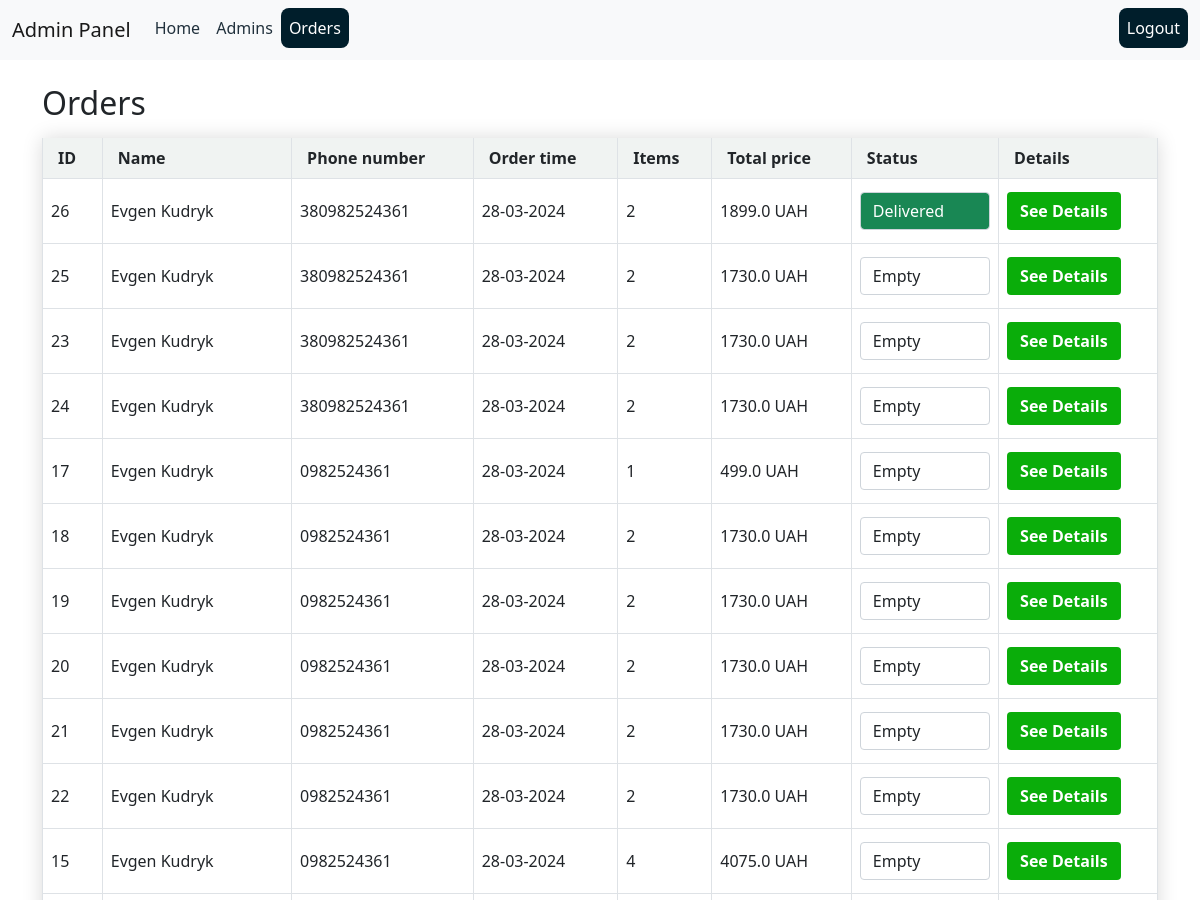
The page /admin/orders (signed in, upper part) on the database as committed earlier.
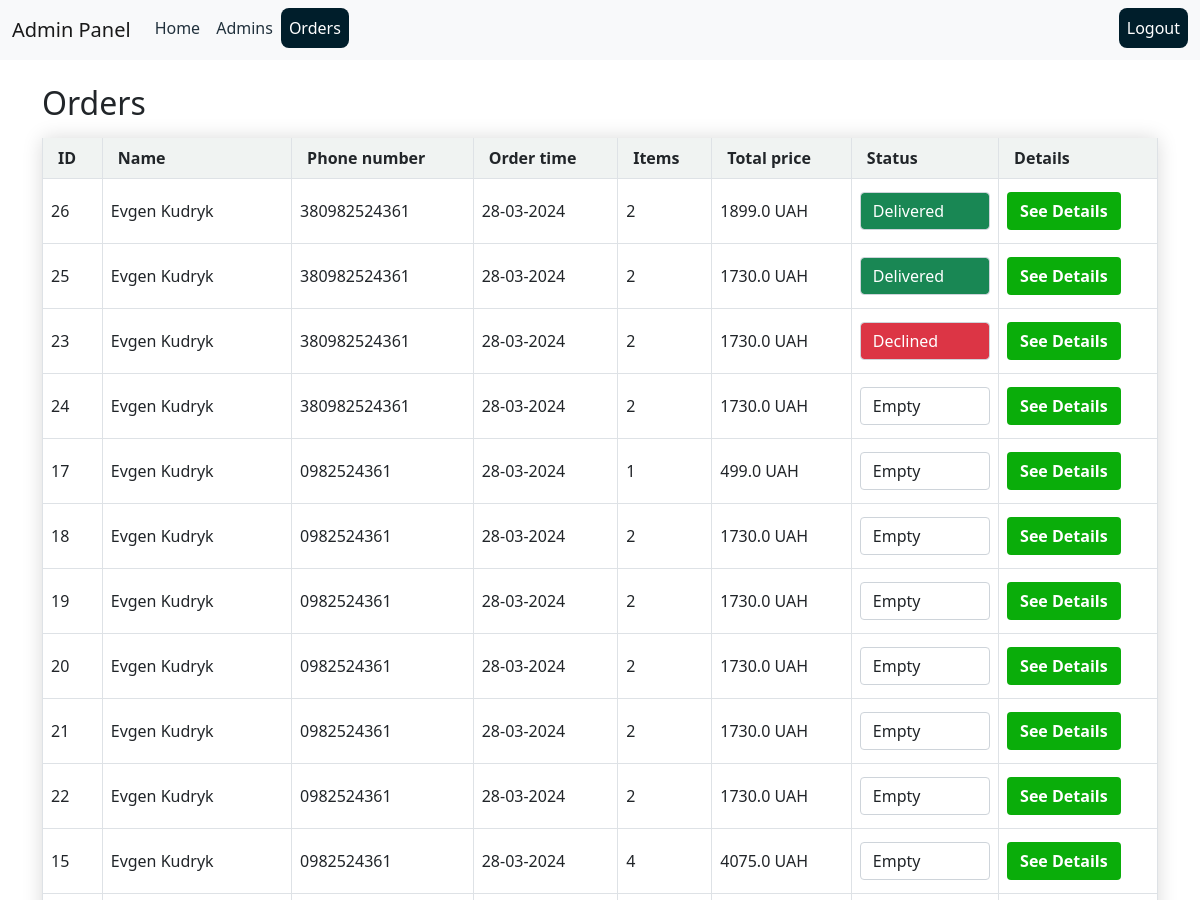
The same page on the database as committed later.
### backend/orders/models.py (models this page shows, shortened)
class Orders(db.Model):
    id = db.Column(db.Integer, primary_key=True)
    name = db.Column(db.String(100), nullable=False)
    email = db.Column(db.String(100), nullable=False)
    phone_number = db.Column(db.String(100), nullable=False)
    street = db.Column(db.String(255), nullable=False)
    house_number = db.Column(db.String(100), nullable=False)
    entrance_number = db.Column(db.String(100), nullable=False)
    comment = db.Column(db.String(255), nullable=False)
    total_price = db.Column(db.Float, nullable=False)
    order_time = db.Column(db.DateTime, nullable=False, default=datetime.utcnow())
    products = db.relationship('Products', secondary=orders_products, backref='orders', lazy=True)
    status = db.Column(db.String(100), nullable=True)
    user_id = db.Column(db.Integer, db.ForeignKey('user.id'), nullable=True)
    @staticmethod
    def get_all_orders():
        return Orders.query.order_by(Orders.order_time.desc()).all()
    @staticmethod
    def get_all_orders_products_data():
        order_quantities_dict = defaultdict(list)
        for order in Orders.get_all_orders():
            for product in order.products:
                quantity = db.session.query(orders_products.c.quantity).filter_by(order_id=order.id,
                                                                                  product_id=product.id).scalar()
                order_quantities_dict[order.id].append(quantity)
        return order_quantities_dict

class CreateOrder(Orders):
    def __init__(self, request_data):
        super().__init__()
        self.request_data = request_data
        self.product_dict = None
        self.new_order = None

### backend/admin/views.py (the view)
@admin.route('/orders', methods=['GET', 'POST'])
@only_admin_access
def orders():
    all_orders = Orders.get_all_orders()
    get_all_orders_products_data = Orders.get_all_orders_products_data()
    return render_template('orders.html', orders=all_orders,
                           order_quantities_dict=get_all_orders_products_data)

### backend/admin/views.py (called while the page is built)
def only_admin_access(func):
    @wraps(func)
    def wrapper(*args, **kwargs):
        try:
            if current_user.is_active and uuid.UUID(str(current_user.id)):
                return func(*args, **kwargs)
        except ValueError:
            return redirect(url_for('public.home'))
    return wrapper

### backend/public/views.py (called while the page is built)
@login_manager.user_loader
def load_user(user_id):
    try:
        if uuid.UUID(str(user_id)):
            return Admin.query.get(user_id)
    except ValueError:
        return User.query.get(user_id)

def set_categories():
    if 'categories' not in g:
        g.categories = Categories.query.all()

### backend/templates/admin/orders.html (shortened to what this page needs)
<!DOCTYPE html>
<html lang="en">
<head>
    <link href="https://cdn.jsdelivr.net/npm/bootstrap@5.0.2/dist/css/bootstrap.min.css" rel="stylesheet"
>
    <link rel="stylesheet" href="https://cdnjs.cloudflare.com/ajax/libs/font-awesome/6.0.0-beta3/css/all.min.css">
    <link rel="stylesheet" href="{{ url_for('static', filename='style.css') }}">
    <link rel="stylesheet" href="https://cdn.jsdelivr.net/npm/@fortawesome/fontawesome-free@6.4.2/css/fontawesome.min.css"
>
</head>
<body>
<nav class="navbar navbar-expand-lg navbar-light bg-light">
    <div class="container-fluid">
        <a class="navbar-brand" href="#">Admin Panel</a>
        <div class="collapse navbar-collapse" id="navbarNav">
            <ul class="navbar-nav">
                <li class="nav-item">
                    <a class="nav-link" aria-current="page" href="{{ url_for('admin.home') }}">Home</a>
                </li>
                <li class="nav-item">
                    <a class="nav-link" href="{{ url_for('admin.add_admin') }}">Admins</a>
                </li>
                <li class="nav-item">
                    <a class="nav-link active" href="{{ url_for('admin.orders') }}">Orders</a>
                </li>
            </ul>
        </div>
        <ul class="navbar-nav">
            <li class="nav-item">
                <a class="nav-link active" aria-current="page" href="{{ url_for('user.logout') }}">Logout</a>
            </li>
        </ul>
    </div>
</nav>
<main>
    <div class="container">
         <h2 class="mt-4 mb-3">Orders</h2>
        <table class="table table-bordered">
            <thead>
                <tr>
                    <th>ID</th>
                    <th>Name</th>
                    <th>Phone number</th>
                    <th>Order time</th>
                    <th>Items</th>
                    <th>Total price</th>
                    <th>Status</th>
                    <th>Details</th>
                </tr>
            </thead>
            <tbody>
                {% for order in orders %}
                    <tr>
                        <td>{{ order.id }}</td>
                        <td>{{ order.name }}</td>
                        <td>{{ order.phone_number }}</td>
                        <td>{{ order.order_time.strftime('%d-%m-%Y') }}</td>
                        <td>{{ order.products|length }}</td>
                        <td>{{ order.total_price }} UAH</td>
                        <td>
                            <select class="form-control status-select {% if order.status == 'in_process' %}bg-primary text-white{% elif order.status == 'delivered' %}bg-success text-white{% elif order.status == 'declined' %}bg-danger text-white{% endif %}" data-order-id="{{ order.id }}">
                                <option value="empty" class="text-dark bg-light"  {% if order.status == "empty" %} selected {% endif %}>Empty</option>
                                <option value="delivered" class="text-dark bg-light"  {% if order.status == "delivered" %} selected {% endif %}>Delivered</option>
                                <option value="declined" class="text-dark bg-light"  {% if order.status == "declined" %} selected {% endif %}>Declined</option>
                            </select>
                        </td>
                        <td>
                            <button class="btn btn-color-green" data-toggle="collapse"
                                    data-target="#orderDetails{{ order.id }}">
                                See Details
                            </button>
                        </td>
                    </tr>
                {% endfor %}
            </tbody>
        </table>
    </div>
</main>
</body>
</html>

### backend/static/style.css (style rules this page uses)
* { margin: 0; padding: 0; box-sizing: border-box !important; line-height: 1; }
.btn-color-green { background-color: rgb(10, 173, 10); color: #fff; }
.btn { font-weight: 600; transition: all 0.3s; }
nav ul li { list-style: none; }
nav ul { padding: 0; }
.navbar a { display: inline-block; text-decoration: none; }
.nav-link { border-radius: 0.5rem !important; color: #21313c !important; padding: 0.75rem 0.75rem; font-weight: 500; margin-bottom: 0.25rem; }
.active { background-color: #001e2b !important; color: #fff !important; }
table { border-radius: 5px 5px 0 0; box-shadow: 0 0 20px rgba(0, 0, 0, 0.15); }
table thead tr { border-top: none; background-color: #f0f3f2; }
tr, th { padding: 12px 15px !important; }
tbody tr { height: 65px; }
td, th { vertical-align: middle; }

Rows that differ between the two databases and show on the page:
changed CreateOrder id 25: status+id "Empty" → "Delivered"
changed CreateOrder id 23: status+id "Empty" → "Declined"
